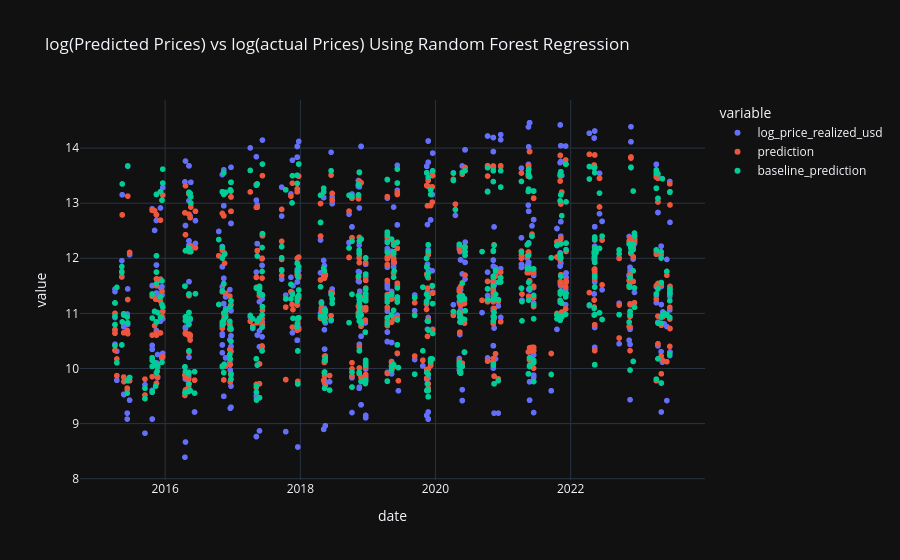

Write notebook code for a chart like this one.
### Code cell
predictions = predictions.withColumnRenamed("prediction", "baseline_prediction")
fin_predictions.join(predictions.select(["date", "baseline_prediction"]),on="date",how="inner").orderBy("date").plot.scatter(x="date", y=["log_price_realized_usd", "prediction", "baseline_prediction"], title="log(Predicted Prices) vs log(actual Prices)\nUsing Random Forest Regression")

### Figure 1 — Plotly figure (JSON) as saved in the notebook; plotly's stock layout.template omitted (floating-point values rounded to 4 significant figures; data arrays with more than 128 entries replaced by an {"elided": "..."} marker saying what was removed)
{"data": [{"hovertemplate": "variable=log_price_realized_usd<br>date=%{x}<br>value=%{y}<extra></extra>", "legendgroup": "log_price_realized_usd", "marker": {"color": "#636efa", "symbol": "circle"}, "mode": "markers", "name": "log_price_realized_usd", "showlegend": true, "x": {"elided": "1000 str values"}, "xaxis": "x", "y": {"elided": "1000 float values"}, "yaxis": "y", "type": "scattergl"}, {"hovertemplate": "variable=prediction<br>date=%{x}<br>value=%{y}<extra></extra>", "legendgroup": "prediction", "marker": {"color": "#EF553B", "symbol": "circle"}, "mode": "markers", "name": "prediction", "showlegend": true, "x": {"elided": "1000 str values"}, "xaxis": "x", "y": {"elided": "1000 float values"}, "yaxis": "y", "type": "scattergl"}, {"hovertemplate": "variable=baseline_prediction<br>date=%{x}<br>value=%{y}<extra></extra>", "legendgroup": "baseline_prediction", "marker": {"color": "#00cc96", "symbol": "circle"}, "mode": "markers", "name": "baseline_prediction", "showlegend": true, "x": {"elided": "1000 str values"}, "xaxis": "x", "y": {"elided": "1000 float values"}, "yaxis": "y", "type": "scattergl"}], "layout": {"xaxis": {"anchor": "y", "domain": [0.0, 1.0], "title": {"text": "date"}}, "yaxis": {"anchor": "x", "domain": [0.0, 1.0], "title": {"text": "value"}}, "legend": {"title": {"text": "variable"}, "tracegroupgap": 0}, "title": {"text": "log(Predicted Prices) vs log(actual Prices)\nUsing Random Forest Regression"}}}
